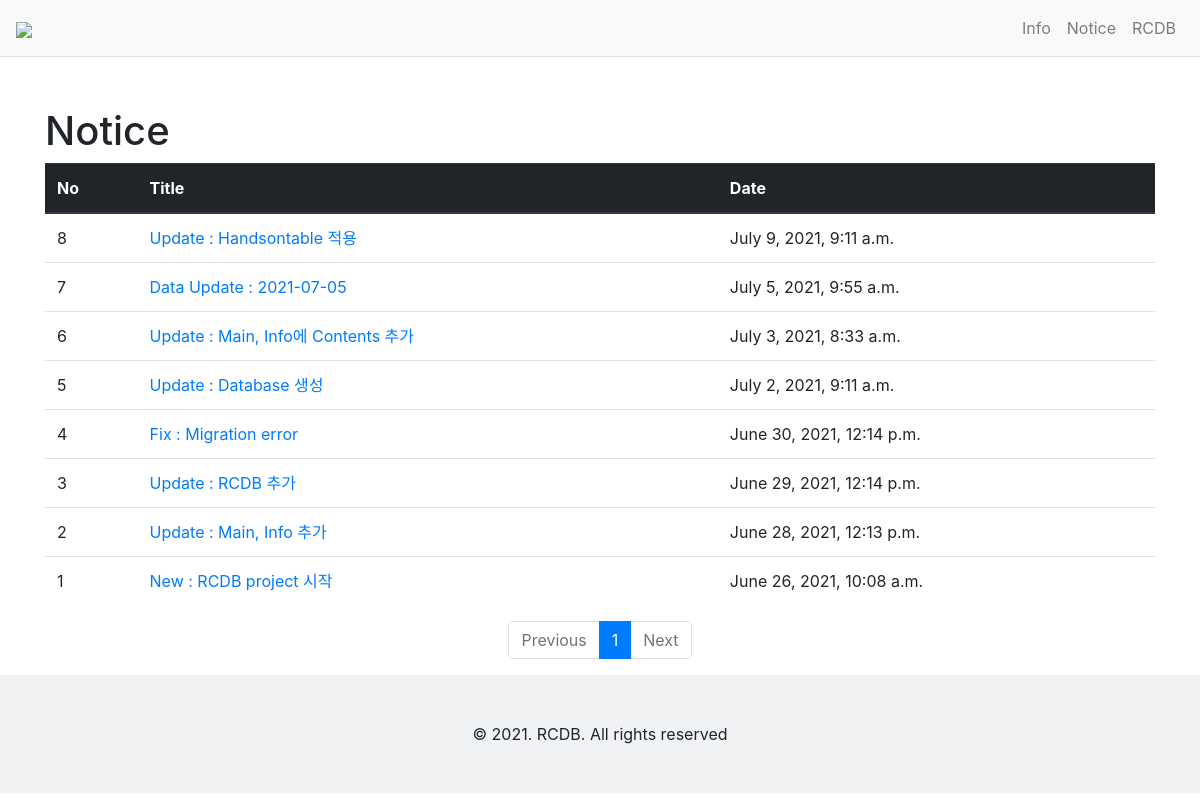
Before: /notice/ with the older database file.
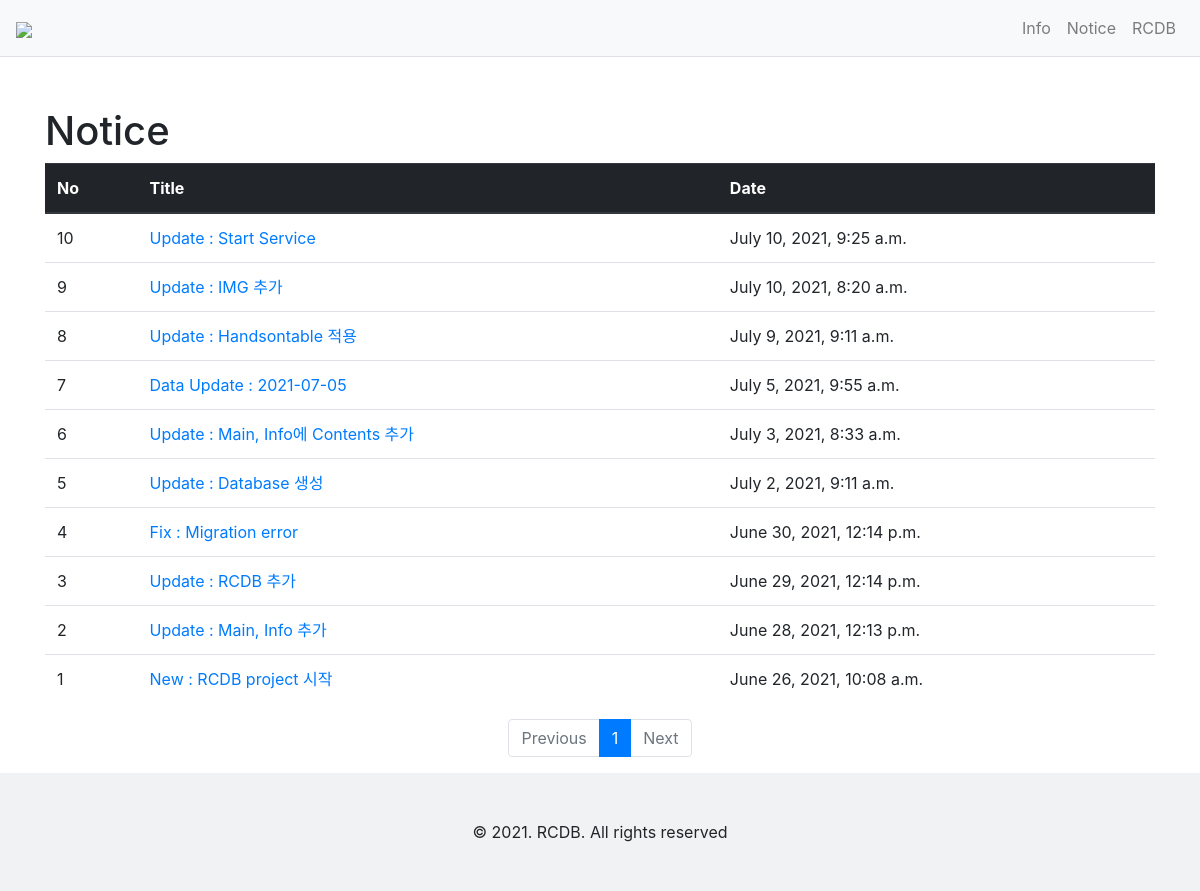
After: the same page with the newer database file.
### notice/models.py (models this page shows, shortened)
class Notice(models.Model):
    subject = models.CharField(max_length=100)
    content = models.TextField()
    create_date = models.DateTimeField()

### notice/views.py (the view)
# urls.py: path('', views.index, name='index'),
def index(request):
    page = request.GET.get('page', '1')
    notice_list = Notice.objects.order_by('-create_date')
    paginator = Paginator(notice_list, 15)
    page_obj = paginator.get_page(page)
    context = {'notice_list': page_obj}
    return render(request, 'notice/notice_list.html', context)

### notice/templatetags/md_filter.py (called while the page is built)
@register.filter
def sub(value, arg):
    return value - arg

### templates/notice/notice_list.html
{% extends 'base.html' %}
{% load md_filter %}
{% block content %}
<div class="container my-3">
    <h1 style="margin-top : 50px ;">Notice</h1>
    <table class="table">
        <thead>
        <tr class="thead-dark">
            <th>No</th>
            <th>Title</th>
            <th>Date</th>
        </tr>
        </thead>
        <tbody>
        {% if notice_list %}
        {% for notice in notice_list %}
        <tr>
            <td>{{ notice_list.paginator.count|sub:notice_list.start_index|sub:forloop.counter0|add:1 }}</td>
            <td>
                <a href="{% url 'notice:detail' notice.id %}">{{ notice.subject }}</a>
            </td>
            <td>{{ notice.create_date }}</td>
        </tr>
        {% endfor %}
        {% else %}
        <tr>
            <td colspan="3">공지가 없습니다.</td>
        </tr>
        {% endif %}
        </tbody>
    </table>
    <ul class="pagination justify-content-center">
        {% if notice_list.has_previous %}
        <li class="page-item">
            <a class="page-link" href="?page={{ notice_list.previous_page_number }}">Previous</a>
        </li>
        {% else %}
        <li class="page-item disabled">
            <a class="page-link" tabindex="-1" aria-disabled="true" href="#">Previous</a>
        </li>
        {% endif %}
        {% for page_number in notice_list.paginator.page_range %}
        {% if page_number >= notice_list.number|add:-5 and page_number <= notice_list.number|add:5 %}
            {% if page_number == notice_list.number %}
            <li class="page-item active" aria-current="page">
                <a class="page-link" href="?page={{ page_number }}">{{ page_number }}</a>
            </li>
            {% else %}
            <li class="page-item">
                <a class="page-link" href="?page={{ page_number }}">{{ page_number }}</a>
            </li>
            {% endif %}
            {% endif %}
        {% endfor %}
        {% if notice_list.has_next %}
        <li class="page-item">
            <a class="page-link" href="?page={{ notice_list.next_page_number }}">Next</a>
        </li>
        {% else %}
        <li class="page-item disabled">
            <a class="page-link" tabindex="-1" aria-disabled="true" href="#">Next</a>
        </li>
        {% endif %}
    </ul>
</div>
{% endblock %}

Changed rows visible on the page:
added Notice: paginator.count|sub "10", subject "Update : Start Service", create_date "July 10, 2021, 9:25 a.m."
added Notice: paginator.count|sub "9", subject "Update : IMG 추가", create_date "July 10, 2021, 8:20 a.m."
